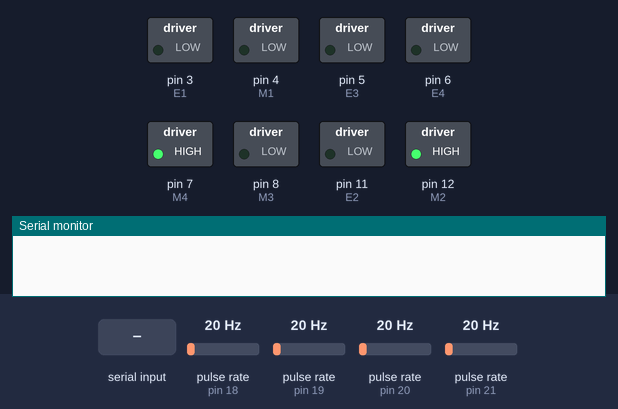
A sketch run on a simulated Arduino Mega 2560, built with avr-gcc and run on an emulated ATmega2560. Shown: switched loads named in the sketch (green lamp = pin HIGH), the last lines printed to the serial monitor. Wiring (inferred from the names in the program): 4 × pulse sensor: data pin 18 / data pin 19 / data pin 20 / data pin 21. Inputs (shaded band) come from the test bench; at power-on: pulse rate (sensors on pin 18, pin 19, pin 20, pin 21) 20 Hz.

Above: at 0.1 s.
At 1.2 s:
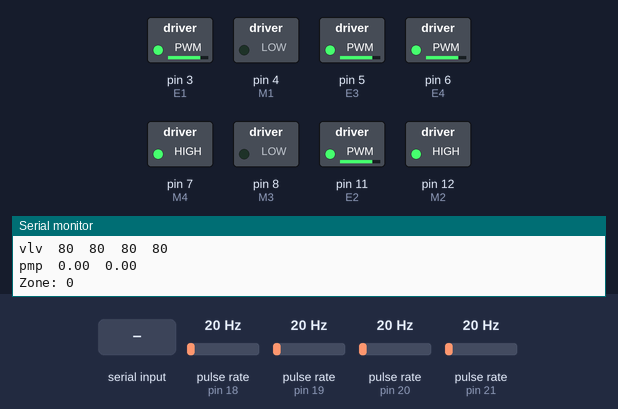
1.3 s: pulse rate (sensor on pin 18) set to 4 Hz
4.3 s: "90,45,200\n" received over Serial
7.3 s: pulse rate (sensor on pin 19) set to 196 Hz
10.3 s: pulse rate (sensor on pin 20) set to 4 Hz
13.3 s: "Base 1: \n" received over the second serial link
16.3 s: pulse rate (sensor on pin 20) set to 196 Hz
Timing chart, 0 to 19.3 s (numbered marks = the images above; inputs shaded):
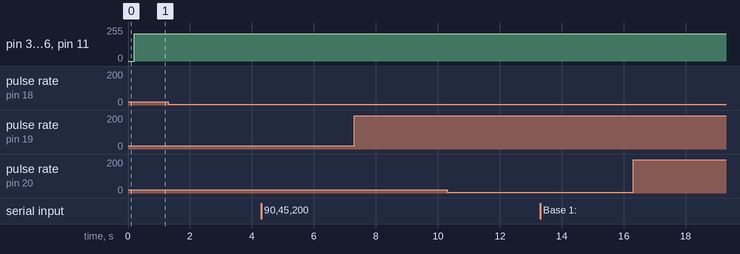

The sketch:

sys_sprayer_CL_6_17.ino
```cpp
// Hardware - Arduino Mega 2560

int u_p1 = 0;
float interval = 1;

float pump_pwr_uf[2]  = {0.0, 0.0};
float pump_pwr[2]  = {0.0, 0.0}; // Pump Power Value that gets passed into the PUMPS
float valve_pos[4] = {0.0, 0.0, 0.0, 0.0};
float flow_rate_uf[4] = {0.0, 0.0, 0.0, 0.0};
float prev_flow_rate_uf[4] = {0.0, 0.0, 0.0, 0.0};
float flow_rate[4] = {0.0, 0.0, 0.0, 0.0};
float des_flow_rate[4] = {0.0, 0.0, 0.0, 0.0};
float flow_rate_left = 0;
float flow_rate_right = 0;
int zone_id = 0;

float lookUpTableFlow_L[9] = {0, 122.0, 158.0, 192.0, 237.0, 289.0, 316.0, 352.0, 395.0};
//Look-up Table Values. These were collected from a experimental test
float lookUpTablePwr_L[9] = {0, 21.0, 25.0, 29.0, 34.0, 38.0, 43.0, 50.0, 56.0};
//Look-up Table Values. These were collected from a experimental test
float lookUpTableFlow_R[9] = {0, 122.0, 167.0, 201.0, 237.0, 281.0, 325.0, 360.0, 404.0};
//Look-up Table Values. These were collected from a experimental test
float lookUpTablePwr_R[9] = {0, 17.0, 22.0, 26.0, 30.0, 35.0, 40.0, 46.0, 52.0};
//Look-up Table Values. These were collected from a experimental test

float dfr_L = 0;
float dfr_R = 0;

float u1_base = 0; //Pump Power calculated via Lookup Table -- PUMP 1
float u1_PI = 0; //Pump Power calculated via PI Controller -- PUMP 1
float u2_base = 0; //Pump Power calculated via Lookup Table -- PUMP 2
float u2_PI = 0; //Pump Power calculated via PI Controller -- PUMP 2

int eFlowLeft = 0;
int eFlowRight = 0;
int error_i_left = 0;
int error_i_right = 0;

float int_comp = 0;
int u_pump[2] = {0, 0};

const int window_size = 200;  // define the window size.
int flow_s0_ar[window_size];
int flow_s1_ar[window_size];
int flow_s2_ar[window_size];
int flow_s3_ar[window_size];

const int window_size_pump = 70;
int pump_1_ar[window_size_pump];


// pins specific to DF robot 4ch driver shield, DRI0039
// https://wiki.dfrobot.com/Quad_Motor_Driver_Shield_for_Arduino_SKU_DRI0039
const int E1 = 3; // valve1 pwm
const int E2 = 11;// valve2 pwm
const int E3 = 5; // valve3 pwm
const int E4 = 6; // valve4 pwm
const int M1 = 4; // valve1 dir
const int M2 = 12;// valve2 dir
const int M3 = 8; // valve3 dir
const int M4 = 7; // valve4 dir


volatile int flow_frequency18, flow_frequency19, flow_frequency20, flow_frequency21 ;
// Measures flow sensor pulses

unsigned int l_hour18, l_hour19, l_hour20, l_hour21; // Calculated litres/hour
const byte flowsensor18  =  18;  // Flow Sensor Input 1
const byte flowsensor19  =  19;  // Flow Sensor Input 2
const byte flowsensor20  =  20;  // Flow Sensor Input 3
const byte flowsensor21  =  21;  // Flow Sensor Input 4
unsigned long currentTime;
unsigned long cloopTime;  // to measure flow rate
unsigned long cloopTime2; // to compute moving average

unsigned long currentT;
unsigned long cloopT;     // for sampling time, main loop


void flow18 () // Interrupt function
{
  flow_frequency18++;
}
void flow19 () // Interrupt function
{
  flow_frequency19++;
}
void flow20 () // Interrupt function
{
  flow_frequency20++;
}
void flow21 () // Interrupt function
{
  flow_frequency21++;
}

void set_valve(int i = 0, int x = 0)
{
  digitalWrite(M1,LOW);
  digitalWrite(M2,HIGH);
  digitalWrite(M3,LOW);
  digitalWrite(M4,HIGH);

  if (x < 0) x = 0;
  else if (x >= 100) x = 100;
  int v = map(x, 0, 100, 0, 255);

  if (i == 1) analogWrite(E1, v);
  if (i == 2) analogWrite(E2, v);
  if (i == 3) analogWrite(E3, v);
  if (i == 4) analogWrite(E4, v);
}

void ctrl_pump(int ch = 0, int val = 0)
{
  int min_val_pos = 20;
  if (ch == 1)
  {
    if(valve_pos[0] < min_val_pos && valve_pos[1] < min_val_pos)
    val = 0;
  }
  if (ch == 2)
  {
    if(valve_pos[2] < min_val_pos && valve_pos[3] < min_val_pos)
    val = 0;
  }


  int max_per = 60;
  if(val < 0) val = 0;
  else if(val > max_per) val = max_per;
  int v = map(val, 0, 100, 0, 1000);

  if (ch==1)
  {
    Serial3.print("!G 1 ");
    Serial3.print(String(v));
    Serial3.print("_\r");
  }

  if (ch==2)
  {
    Serial3.print("!G 2 ");
    Serial3.print(String(v));
    Serial3.print("_\r");
  }
}

void debug_disp()
{
//  Serial.print("des"); Serial.print("\t");
//  Serial.print(des_flow_rate[0], 0); Serial.print("\t"); Serial.print(des_flow_rate[1], 0); Serial.print("\t");
//  //Serial.print(des_flow_rate[2], 0); Serial.print("\t"); Serial.print(des_flow_rate[3], 0); Serial.print("\t");
//  Serial.println();

  Serial.print("flo"); Serial.print("\t");
  Serial.print(flow_rate[0], 0); Serial.print("\t");
  Serial.print(flow_rate[1], 0); Serial.print("\t");
  Serial.print(flow_rate[2], 0); Serial.print("\t");
  Serial.print(flow_rate[3], 0); Serial.print("\t");
  Serial.println();

  Serial.print("des"); Serial.print("\t");
  Serial.print(dfr_L); Serial.print("\t");
  Serial.print(dfr_R); Serial.print("\t");
  Serial.println();

  Serial.print("flo"); Serial.print("\t");
  Serial.print(flow_rate_left); Serial.print("\t");
  Serial.print(flow_rate_right); Serial.print("\t");
  Serial.println();

  Serial.print("vlv"); Serial.print("\t");
  Serial.print(valve_pos[0],0); Serial.print("\t");
  Serial.print(valve_pos[1],0); Serial.print("\t");
  Serial.print(valve_pos[2],0); Serial.print("\t");
  Serial.print(valve_pos[3],0); Serial.print("\t");
  Serial.println();

  Serial.print("pmp"); Serial.print("\t");
  Serial.print(pump_pwr[0],2); Serial.print("\t");
  Serial.print(pump_pwr[1], 2); Serial.print("\t");
  Serial.println();
  Serial.println();

  Serial.print("Zone: "); Serial.println(zone_id);

//  Serial.print("Integral Control Effort: ");Serial.print("\t");
//  Serial.println(int_comp);
//  Serial.println();
//  Serial.println();
}

void send2ros()
{
  Serial2.print(flow_rate_left,0);Serial2.print(",");
  Serial2.print(flow_rate_right,0);Serial2.print(",");
  Serial2.print(pump_pwr[0],0);Serial2.print(",");
  Serial2.print(pump_pwr[1],0);Serial2.print(",");
  Serial2.println();
}

float maf_s0(float x)
{
  int p = window_size;
  flow_s0_ar[p] = x;
  float a = 0;
  for(int i = 1; i <= p; i++)
    a += flow_s0_ar[i];
  a = a/p;
  for(int i = 2; i <= p; i++)
    flow_s0_ar[i-1] = flow_s0_ar[i];
  return a;
}
float maf_s1(float x)
{
  int p = window_size;
  flow_s1_ar[p] = x;
  float a = 0;
  for(int i = 1; i <= p; i++)
    a += flow_s1_ar[i];
  a = a/p;
  for(int i = 2; i <= p; i++)
    flow_s1_ar[i-1] = flow_s1_ar[i];
  return a;
}
float maf_s2(float x)
{
  int p = window_size;
  flow_s2_ar[p] = x;
  float a = 0;
  for(int i = 1; i <= p; i++)
    a += flow_s2_ar[i];
  a = a/p;
  for(int i = 2; i <= p; i++)
    flow_s2_ar[i-1] = flow_s2_ar[i];
  return a;
}
float maf_s3(float x)
{
  int p = window_size;
  flow_s3_ar[p] = x;
  float a = 0;
  for(int i = 1; i <= p; i++)
    a += flow_s3_ar[i];
  a = a/p;
  for(int i = 2; i <= p; i++)
    flow_s3_ar[i-1] = flow_s3_ar[i];
  return a;
}

float maf_pump1(float x)
{
  int p = window_size_pump;
  pump_1_ar[p] = x;
  float a = 0;
  for(int i = 1; i <= p; i++)
    a += pump_1_ar[i];
  a = a/p;
  for(int i = 2; i <= p; i++)
    pump_1_ar[i-1] = pump_1_ar[i];
  return a;
}


void get_flow_rates()
{
  currentTime = millis();
  // Every second, calculate and print litres/hour
  if (currentTime >= (cloopTime + 1000))
  {
    cloopTime = currentTime; // Updates cloopTime
    // Pulse frequency (Hz) = 23Q, Q is flow rate in L/min.

    l_hour18 = ((flow_frequency18 * 60 / 7.5) * 1.1);
    // (Pulse frequency x 60 min) / 23Q = flowrate in L/hour
    flow_frequency18 = 0; // Reset Counter
    flow_rate_uf[0] = l_hour18;

    l_hour19 = ((flow_frequency19 * 60 / 7.5) * 1.1);
    // (Pulse frequency x 60 min) / 23Q = flowrate in L/hour
    flow_frequency19 = 0; // Reset Counter
    flow_rate_uf[1] = l_hour19;

    l_hour20 = ((flow_frequency20 * 60 / 7.5) * 1.1);
    // (Pulse frequency x 60 min) / 23Q = flowrate in L/hour
    flow_frequency20 = 0; // Reset Counter
    flow_rate_uf[2] = l_hour20;

    l_hour21 = ((flow_frequency21 * 60 / 7.5) * 1.1);
    // (Pulse frequency x 60 min) / 23Q = flowrate in L/hour
    flow_frequency21 = 0; // Reset Counter
    flow_rate_uf[3] = l_hour21;

     //debug_disp();
  }

  // moving average filter
  if (currentTime >= (cloopTime2 + 1000))
  {
   flow_rate[0] = maf_s0(flow_rate_uf[0]);
   flow_rate[1] = maf_s1(flow_rate_uf[1]);
   flow_rate[2] = maf_s2(flow_rate_uf[2]);
   flow_rate[3] = maf_s3(flow_rate_uf[3]);

  }

}


void setup()
{
  pinMode(flowsensor18, INPUT_PULLUP);  // Optional Internal Pull-Up
  pinMode(flowsensor19, INPUT_PULLUP);  // Optional Internal Pull-Up
  pinMode(flowsensor20, INPUT_PULLUP);  // Optional Internal Pull-Up
  pinMode(flowsensor21, INPUT_PULLUP);  // Optional Internal Pull-Up

  attachInterrupt(digitalPinToInterrupt(flowsensor18), flow18,  RISING); // Setup Interrupt
  attachInterrupt(digitalPinToInterrupt(flowsensor19), flow19,  RISING); // Setup Interrupt
  attachInterrupt(digitalPinToInterrupt(flowsensor20), flow20, RISING); // Setup Interrupt
  attachInterrupt(digitalPinToInterrupt(flowsensor21), flow21, RISING); // Setup Interrupt
  currentTime = millis();
  cloopTime = currentTime;


  Serial.begin(9600);
  Serial2.begin(57600); //Send to Ros Serial
  Serial3.begin(115260);  // roboteq controller

  // declare valve pins
  for(int i=3;i<9;i++)
    pinMode(i,OUTPUT);
  for(int i=11;i<13;i++)
    pinMode(i,OUTPUT);

  int x = 00; // set valves to 0
  set_valve(1,x);
  set_valve(2,x);
  set_valve(3,x);
  set_valve(4,x);

}

int cal_pump_pwr(int r)
{
  int x = r;
  int a1 = 50;  int a2 = 200;
  int b1 = 21;  int b2 = 62;

  float f1 = float(x-50)/float(a2-a1);
  float yy = b1 + (float(b2-b1))*f1;

  return int(yy);
}


void loop ()
{
  get_flow_rates();
  flow_rate_left = flow_rate_uf[0] + flow_rate_uf[1];
  flow_rate_right = flow_rate_uf[2] + flow_rate_uf[3];

  currentT = millis();
  if (currentT >= (cloopT + 200))
    {
      cloopT = currentT; // Updates cloopT


      //pump_pwr[0] = maf_pump1(pump_pwr_uf[0]);

      ctrl_pump(1, pump_pwr[0]); ctrl_pump(2, pump_pwr[1]);
      set_valve(1, valve_pos[0]); set_valve(2, valve_pos[1]);
      set_valve(3, valve_pos[2]); set_valve(4, valve_pos[3]);

      //Serial.println("testing");

      debug_disp();
      send2ros();

    }

  if (Serial.available())
  {
    dfr_L = Serial.parseInt();
    dfr_R = Serial.parseInt();
  }

  if (Serial2.available())
  {
    int xx = Serial2.parseInt();
    //zone_id = Serial2.parseInt();
    if (xx != 0)
    zone_id = xx;
    //Serial.println(zone_id);
  }

  for (int i = 0; i<=(sizeof(lookUpTableFlow_L)/sizeof(float))-1; i++){
    if(dfr_L>=lookUpTableFlow_L[i]){
      int indexL = i;
      int nxt_indexL = i+1;
      float weight_fxnL = (dfr_L-lookUpTableFlow_L[indexL])
      /(lookUpTableFlow_L[nxt_indexL]-lookUpTableFlow_L[indexL]);
      u1_base = lookUpTablePwr_L[indexL]+
      ((weight_fxnL)*(lookUpTablePwr_L[nxt_indexL]-lookUpTablePwr_L[indexL]));
    }
  }
for (int i = 0; i<=(sizeof(lookUpTableFlow_R)/sizeof(float))-1; i++){
    if(dfr_R>=lookUpTableFlow_R[i]){
      int indexR = i;
      int nxt_indexR = i+1;
      float weight_fxnR = (dfr_R-lookUpTableFlow_R[indexR])
      /(lookUpTableFlow_R[nxt_indexR]-lookUpTableFlow_R[indexR]);
      u2_base = lookUpTablePwr_R[indexR]+
      ((weight_fxnR)*(lookUpTablePwr_R[nxt_indexR]-lookUpTablePwr_R[indexR]));
    }
  }


  if (u1_base > 60)
    u1_base = 60;
  if (u1_base < 0)
    u1_base = 0;
  if (u1_PI > 20)
    u1_PI = 20;
  if (u1_PI < 0)
    u1_PI = 0;
  if (u2_base > 60)
    u2_base = 60;
  if (u2_base < 0)
    u2_base = 0;
  if (u2_PI > 20)
    u2_PI = 20;
  if (u2_PI < 0)
    u2_PI = 0;


  eFlowLeft = dfr_L - flow_rate_left;
  eFlowRight = dfr_R - flow_rate_right;

  if (abs(eFlowLeft)<10)
    error_i_left += eFlowLeft;
  if (abs(eFlowRight)<10)
    error_i_right += eFlowRight;

  float kpL = 0.098; //proportional gain
  float kpR = 0.102; //proportional gain
  float kiL = 0.0007; //Integral gain
  float kiR = 0.0007; //integral gain

  float int_left = kiL*error_i_left;
  float int_right = kiR*error_i_right;

  int z = 4;
  if (int_left > z)
    int_left = z;
  if (int_left < -z)
    int_left = -z;
  if (int_right > z)
    int_right = z;
  if (int_right < -z)
    int_right = -z;

  u1_PI = (kpL*eFlowLeft)+(int_left);
  u2_PI = (kpR*eFlowRight)+(int_right);

//  Serial.print("Base 1: "); Serial.println(u1_base);
//  Serial.print("Base 2: "); Serial.println(u2_base);
//  Serial.print("PI 1: "); Serial.println(int_left);
//  Serial.print("PI 2: "); Serial.println(int_right);


  pump_pwr[0] = u1_base + u1_PI;
  pump_pwr[1] = u2_base + u2_PI;

  //Serial.print("Error: ");Serial.println(eFlowLeft);
  //Serial.print("Base: ");Serial.println(u1_base);
  //Serial.print("PI: ");Serial.println(u1_PI);

  valve_pos[0] = 80;
  valve_pos[1] = 80;
  valve_pos[2] = 80;
  valve_pos[3] = 80;

}
```
